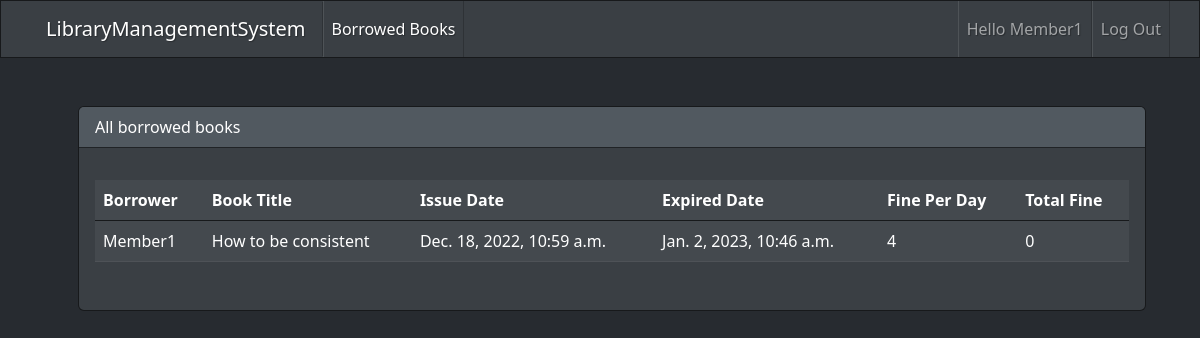
The app's page /member_home (signed in), older data.
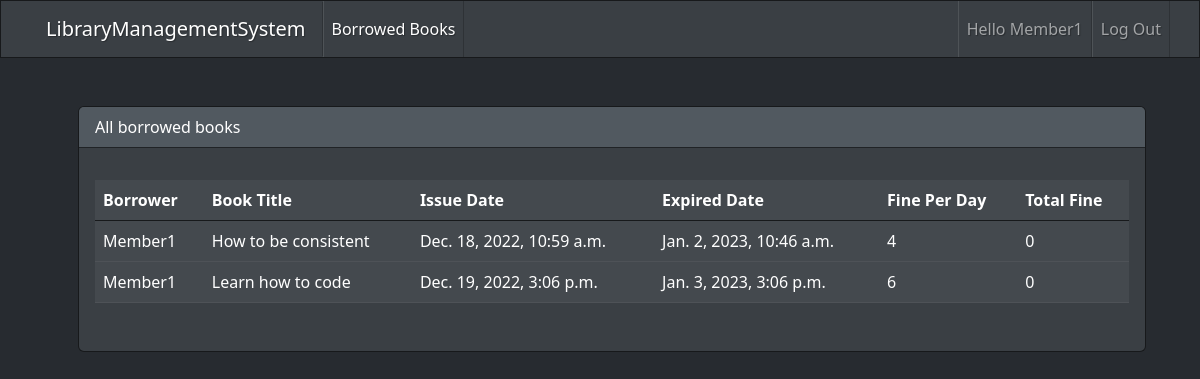
The same page, newer data.
### base/models.py (models this page shows, shortened)
class IssueBook(models.Model):
    borrower = models.ForeignKey(
        Member, on_delete=models.CASCADE, null=True, blank=True)
    book = models.ForeignKey(
        Book, on_delete=models.CASCADE, null=True, blank=True)
    issue_date = models.DateTimeField(auto_now_add=True)
    expired_date = models.DateTimeField(
        default=timezone.datetime.today() + timedelta(days=15))
    fine_per_day = models.PositiveIntegerField(default=0)
    over_due = models.BooleanField(default=False, null=True, blank=True)
    @property
    def get_total_fine(self):
        total_fine = 0
        today = timezone.datetime.today()
        if today > self.expired_date:
            self.over_due = True
            days = today - self.expired_date
            total_fine = self.fine_per_day * days.days
            return total_fine
        return total_fine

class Member(models.Model):
    STATUS = [
        ('active', 'Active'),
        ('closed', 'Closed'),
        ('blacklist', 'Blacklist'),
    ]
    member = models.OneToOneField(User, on_delete=models.CASCADE)
    name = models.CharField(max_length=100)
    email = models.EmailField(
        unique=True, max_length=200, null=True, blank=True)
    membership_date = models.DateTimeField(auto_now_add=True)
    membership_status = models.CharField(
        max_length=20, choices=STATUS, default='active')

class Book(models.Model):
    STATUS = [
        ('available', 'Available'),
        ('loned', 'Loned'),
        ('lost', 'Lost'),
    ]
    isbn = models.CharField(max_length=13, unique=True)
    title = models.CharField(max_length=200)
    author = models.ForeignKey(Author, on_delete=models.SET_NULL, null=True)
    category = models.ForeignKey(
        Category, on_delete=models.SET_NULL, null=True)
    is_referrence_only = models.BooleanField(default=False)
    status = models.CharField(
        max_length=50, choices=STATUS, default='available')
    add_date = models.DateTimeField(auto_now_add=True, null=True)
    class Meta:
        ordering = ['-add_date']

### base/views.py (the view)
# urls.py: path('member_home', views.member_home, name='member_home'),
def member_home(request):
    cur_user = request.user
    books = IssueBook.objects.filter(borrower_id=cur_user.id)
    context = {'books': books}
    return render(request, 'base/member_logged_in.html', context)

### base/templates/base/member_logged_in.html (shortened to what this page needs)
{% extends 'base/main.html' %}
{% block content %}
<div class="container-fluid">
    <h3 class="m-4">All borrowed books</h3>
    <div class="row">
        <div class="col-12">
            <div class="card text-white bg-primary ms-4 mr-4 mt-4 mb-4">
                <div class="card-header">All borrowed books</div>
                <div class="card-body">
                  <p class="card-text">
                    <div class="table-responsive">
                        <table class="table">
                            <thead>
                              <tr>
                                <th scope="col">Borrower</th>
                                <th scope="col">Book Title</th>
                                <th scope="col">Issue Date</th>
                                <th scope="col">Expired Date</th>
                                <th scope="col">Fine Per Day</th>
                                <th scope="col">Total Fine</th>
                              </tr>
                            </thead>
                            <tbody>
                                {% for book in books %}
                              <tr class="table-primary">
                                <td>{{book.borrower.name}}</td>
                                <td>{{book.book.title}}</td>
                                <td>{{book.issue_date}}</td>
                                <td>{{book.expired_date}}</td>
                                <td>{{book.fine_per_day}}</td>
                                <td>{{book.get_total_fine}}</td>
                              </tr>
                              {% endfor %}
                            </tbody>
                          </table>
                        </div>
                  </p>
                </div>
              </div>
        </div>
    </div>
</div>
{% endblock content %}

Row changes from the older to the newer data that the page shows:
added IssueBook: borrower.name "Member1", book "Learn how to code", issue_date "Dec. 19, 2022, 3:06 p.m.", expired_date "Jan. 3, 2023, 3:06 p.m.", fine_per_day "6", get_total_fine "0"
